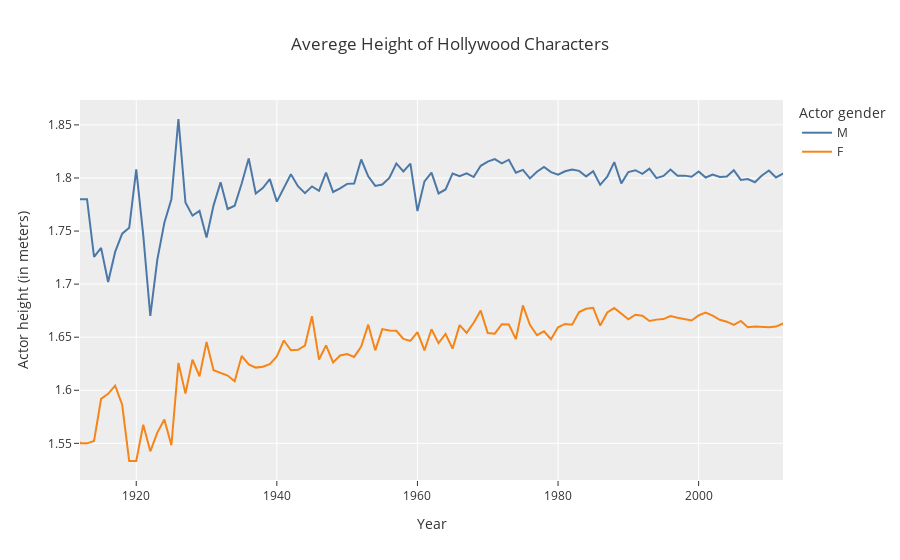

Notebook code for this chart:
### Code cell
wide_df = px.data.medals_wide()
fig = px.line(simple_height, x="Year",y='Actor height (in meters)',color='Actor gender', title="Averege Height of Hollywood Characters", range_x=[1912, 2012],
              color_discrete_sequence=px.colors.qualitative.T10, template= 'ggplot2')
fig.show()
fig.write_html((Path('/Users/ianapeix/ADA2022/html/Hollywood_Height.html')))
